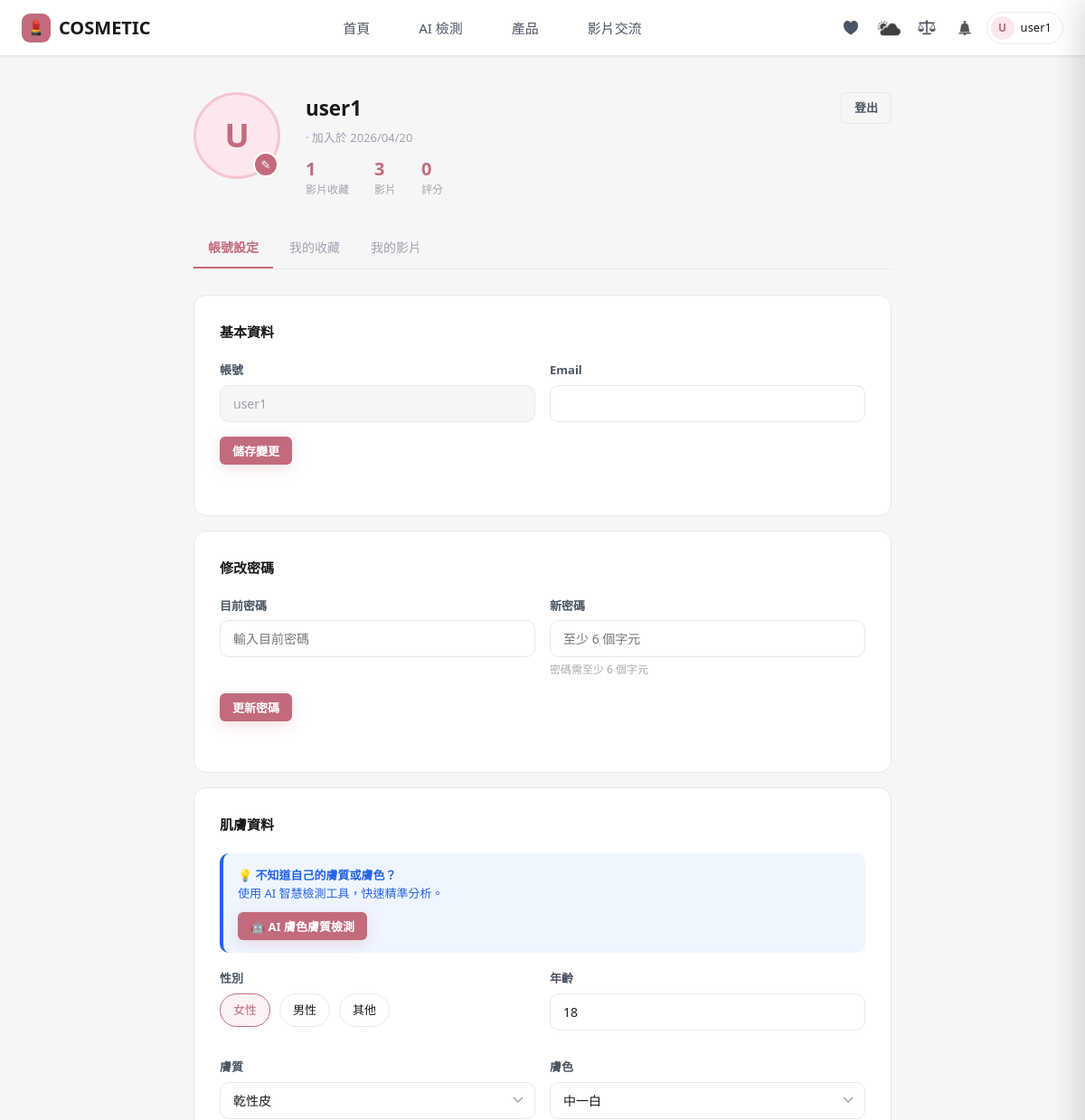
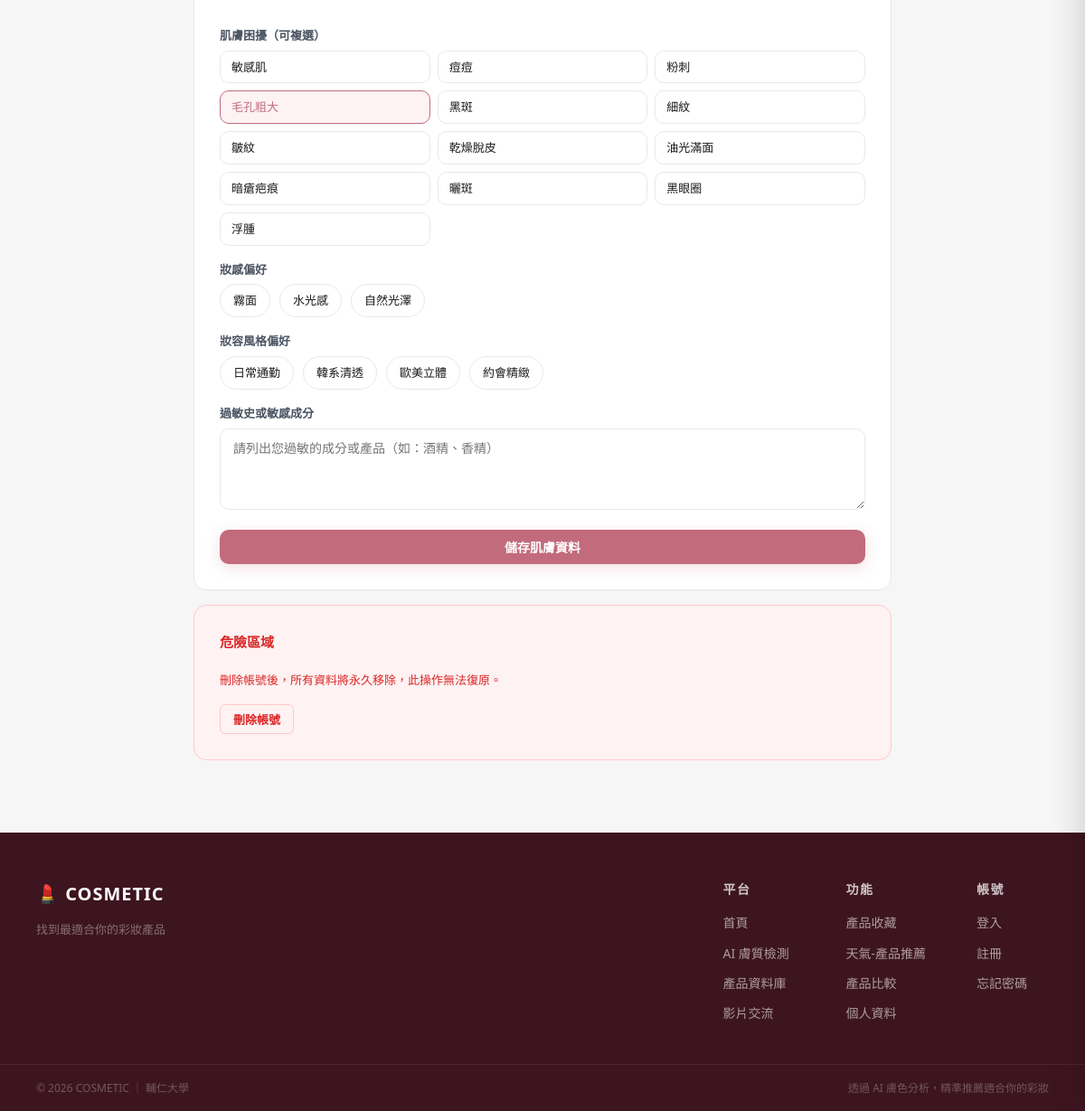
/New-SA/首頁/profile.php (signed in), run on the app's committed database (2 pictures, top to bottom).
### tables this page shows
CREATE TABLE IF NOT EXISTS `users` (
  `id`                  INT(11)       NOT NULL AUTO_INCREMENT,
  `username`            VARCHAR(50)   NOT NULL,
  `email`               VARCHAR(255)  NOT NULL DEFAULT '',
  `email_verified`      TINYINT(1)    NOT NULL DEFAULT 0,
  `verification_code`   VARCHAR(10)   DEFAULT NULL,
  `verification_expiry` DATETIME      DEFAULT NULL,
  `password`            VARCHAR(255)  NOT NULL,
  `role`                VARCHAR(10)   NOT NULL DEFAULT 'user',
  `status`              VARCHAR(20)   DEFAULT 'active',
  `suspended_at`        DATETIME      DEFAULT NULL,
  `reset_token`         VARCHAR(255)  DEFAULT NULL,
  `reset_expiry`        DATETIME      DEFAULT NULL,
  `created_at`          TIMESTAMP     NOT NULL DEFAULT CURRENT_TIMESTAMP,
   
  `gender`              VARCHAR(20)   DEFAULT NULL,
  `skin_type`           VARCHAR(50)   DEFAULT NULL,
  `skin_tone`           VARCHAR(50)   DEFAULT NULL,
  `skin_concerns`       TEXT          DEFAULT NULL,
  `age`                 INT(11)       DEFAULT NULL,
  `allergies`           TEXT          DEFAULT NULL,
  `avatar_url`          TEXT          DEFAULT NULL,
  `makeup_finish`       VARCHAR(50)   DEFAULT NULL,
  `makeup_style`        VARCHAR(50)   DEFAULT NULL,
  `updated_at`          TIMESTAMP     NOT NULL DEFAULT CURRENT_TIMESTAMP ON UPDATE CURRENT_TIMESTAMP,
   
  `weight_l`            FLOAT         DEFAULT 1.0,
  `weight_a`            FLOAT         DEFAULT 1.0,
  `weight_b`            FLOAT         DEFAULT 1.0,
  PRIMARY KEY (`id`),
  UNIQUE KEY `username` (`username`)
);

CREATE TABLE IF NOT EXISTS `user_profiles` (
  `id`            int(11)      NOT NULL AUTO_INCREMENT,
  `username`      varchar(100) NOT NULL,
  `gender`        varchar(10)  DEFAULT NULL,
  `skin_type`     varchar(50)  DEFAULT NULL,
  `skin_tone`     varchar(50)  DEFAULT NULL,
  `skin_concerns` text         DEFAULT NULL,
  `age`           int(11)      DEFAULT NULL,
  `allergies`     text         DEFAULT NULL,
  `created_at`    timestamp    NOT NULL DEFAULT current_timestamp(),
  `updated_at`    timestamp    NOT NULL DEFAULT current_timestamp() ON UPDATE current_timestamp(),
  PRIMARY KEY (`id`),
  UNIQUE KEY `username` (`username`)
);

### New-SA/首頁/profile.php (the view, shortened to what this page needs)
<?php
require __DIR__ . '/../db.php';
$stmt = $pdo->prepare("SELECT id, username, email, created_at FROM users WHERE username = ?");
$stmt->execute([$_SESSION['user']]);
$userRow = $stmt->fetch(PDO::FETCH_ASSOC) ?: [];
$stmt = $pdo->prepare("SELECT * FROM user_profiles WHERE username = ?");
$stmt->execute([$_SESSION['user']]);
$profileRow = $stmt->fetch(PDO::FETCH_ASSOC) ?: [];
$profile = array_merge($userRow, $profileRow);
$currentEmail = $userRow['email'] ?? '';
$joinedAt     = $userRow['created_at'] ?? '';
$joinedFmt    = $joinedAt ? date('Y/m/d', strtotime($joinedAt)) : '';
try {
    $s = $pdo->prepare("SELECT COUNT(*) FROM likes WHERE user_id = ?");
    $s->execute([$_SESSION['user']]); $statLikes = (int)$s->fetchColumn();
} catch(Exception $e) { $statLikes = 0; }
try {
    $s = $pdo->prepare("SELECT COUNT(*) FROM videos WHERE uploaded_by = ? AND is_active = 1");
    $s->execute([$_SESSION['user']]); $statVideos = (int)$s->fetchColumn();
} catch(Exception $e) { $statVideos = 0; }
try {
    $s = $pdo->prepare("SELECT COUNT(*) FROM product_ratings WHERE username = ?");
    $s->execute([$_SESSION['user']]); $statRatings = (int)$s->fetchColumn();
} catch(Exception $e) { $statRatings = 0; }
$skinTypeLegacyMap = ['乾燥肌'=>'乾性皮','油性肌'=>'油性皮','混合肌'=>'混油皮','混合偏乾'=>'混乾皮','中性肌'=>'中性皮','敏感性肌'=>'敏感肌'];
$profileSkinType = $profile['skin_type'] ?? '';
if (isset($skinTypeLegacyMap[$profileSkinType])) $profileSkinType = $skinTypeLegacyMap[$profileSkinType];
$skinToneLegacyMap = ['中等淺'=>'中一白','偏白'=>'中二白','偏深'=>'黃三白','中等'=>'黃一白'];
$profileSkinTone = $profile['skin_tone'] ?? '';
if (isset($skinToneLegacyMap[$profileSkinTone])) $profileSkinTone = $skinToneLegacyMap[$profileSkinTone];
$skinTypes = ['乾性皮','混乾皮','中性皮','混油皮','油性皮','敏感肌'];
$skinTones = ['中一白','中二白','中三白','中性冷一白','中性冷二白','中性暖一白','中性暖二白','偏紅冷一白','偏紅冷二白','偏紅暖一白','偏紅暖二白','偏綠冷一白','偏綠冷二白','偏綠暖一白','偏綠暖二白','橄欖一白','橄欖二白','橄欖三白','粉一白','粉二白','粉三白','黃一白','黃二白','黃三白'];
$skinConcernsList = ['敏感肌','痘痘','粉刺','毛孔粗大','黑斑','細紋','皺紋','乾燥脫皮','油光滿面','暗瘡疤痕','曬斑','黑眼圈','浮腫'];
$makeupFinishList = ['霧面','水光感','自然光澤'];
$makeupStyleList  = ['日常通勤','韓系清透','歐美立體','約會精緻'];
$userInitial = mb_strtoupper(mb_substr($_SESSION['user'], 0, 1));
?>
<!DOCTYPE html>
<html lang="zh-Hant">
<head>
  <link rel="stylesheet" href="style.css">
</head>
<body>
<?php include __DIR__ . '/../header.php'; ?>
<div class="profile-wrap">
  <div class="profile-header">
    <label for="avatarInput" class="profile-avatar-wrap" title="點擊更換頭貼" style="cursor:pointer;">
      <div class="profile-avatar" id="avatarCircle">
        <span id="avatarInitial"><?= $userInitial ?></span>
      </div>
      <div class="avatar-edit-icon" id="avatarEditIcon">✎</div>
    </label>
    <div class="profile-info">
      <div class="profile-name"><?= htmlspecialchars($_SESSION['user']) ?></div>
      <div class="profile-meta"><?= htmlspecialchars($currentEmail) ?><?= $joinedFmt ? ' · 加入於 '.$joinedFmt : '' ?></div>
      <div class="profile-stats">
        <div class="profile-stat"><div class="profile-stat-num"><?= $statLikes ?></div><div class="profile-stat-label">影片收藏</div></div>
        <div class="profile-stat"><div class="profile-stat-num"><?= $statVideos ?></div><div class="profile-stat-label">影片</div></div>
        <div class="profile-stat"><div class="profile-stat-num"><?= $statRatings ?></div><div class="profile-stat-label">評分</div></div>
      </div>
    </div>
    <div style="flex-shrink:0;">
      <a href="logout.php" class="btn btn-outline btn-sm">登出</a>
    </div>
  </div>
  <div class="profile-tabs">
    <button class="profile-tab active" onclick="switchTab(0,this)">帳號設定</button>
    <button class="profile-tab" onclick="switchTab(1,this)">我的收藏</button>
    <button class="profile-tab" onclick="switchTab(2,this)">我的影片</button>
  </div>
  <div id="tab0">
    <div class="setting-card">
      <h3>基本資料</h3>
      <div class="setting-row">
        <div class="form-group">
          <label class="form-label">帳號</label>
          <input class="form-input" value="<?= htmlspecialchars($_SESSION['user']) ?>" readonly style="background:var(--bg);color:var(--text-3);">
        </div>
        <div class="form-group">
          <label class="form-label">Email</label>
          <input class="form-input" id="emailField" type="email" value="<?= htmlspecialchars($currentEmail) ?>">
        </div>
      </div>
      <button class="btn btn-primary btn-sm" onclick="saveEmail()">儲存變更</button>
      <div class="inline-msg" id="emailMsg"></div>
    </div>
    <div class="setting-card">
      <h3>修改密碼</h3>
      <div class="setting-row">
        <div class="form-group">
          <label class="form-label">目前密碼</label>
          <input class="form-input" id="pwdCurrent" type="password" placeholder="輸入目前密碼">
        </div>
        <div class="form-group">
          <label class="form-label">新密碼</label>
          <input class="form-input" id="pwdNew" type="password" placeholder="至少 6 個字元">
          <div style="font-size:12px;color:#aaa;margin-top:4px;">密碼需至少 6 個字元</div>
        </div>
      </div>
      <button class="btn btn-primary btn-sm" onclick="savePwd()">更新密碼</button>
      <div class="inline-msg" id="pwdMsg"></div>
    </div>
    <div class="setting-card">
      <h3>肌膚資料</h3>
      <form id="skinForm" method="post" onsubmit="saveSkinForm(event)">
        <div class="ai-tip">
          <p><strong>💡 不知道自己的膚質或膚色？</strong><br>使用 AI 智慧檢測工具，快速精準分析。</p>
          <button type="button" onclick="openAITest()" class="btn btn-primary btn-sm">🤖 AI 膚色膚質檢測</button>
        </div>
        <div class="setting-row" style="margin-bottom:14px;">
          <div class="form-group">
            <label class="form-label">性別</label>
            <div class="radio-row">
              <?php foreach (['女性','男性','其他'] as $g): ?>
                <label class="radio-pill">
                  <?= $g ?>
                </label>
              <?php endforeach; ?>
            </div>
          </div>
          <div class="form-group">
            <label class="form-label">年齡</label>
            <input class="form-input" type="number" name="age" min="10" max="100" placeholder="請輸入年齡" value="<?= htmlspecialchars($profile['age'] ?? '') ?>">
          </div>
        </div>
        <div class="setting-row" style="margin-bottom:14px;">
          <div class="form-group">
            <label class="form-label">膚質</label>
            <select class="form-input" name="skin_type">
              <?php foreach ($skinTypes as $st): ?>
                <option value="<?= $st ?>" <?= $profileSkinType === $st ? 'selected' : '' ?>><?= $st ?></option>
              <?php endforeach; ?>
            </select>
          </div>
          <div class="form-group">
            <label class="form-label">膚色</label>
            <select class="form-input" name="skin_tone">
              <?php foreach ($skinTones as $st): ?>
                <option value="<?= $st ?>" <?= $profileSkinTone === $st ? 'selected' : '' ?>><?= $st ?></option>
              <?php endforeach; ?>
            </select>
          </div>
        </div>
        <div class="form-group">
          <label class="form-label">肌膚困擾（可複選）</label>
          <div class="checkbox-grid">
            <?php foreach ($skinConcernsList as $c): ?>
              <label class="check-pill">
                <?= $c ?>
              </label>
            <?php endforeach; ?>
          </div>
        </div>
        <div class="form-group" style="margin-top:14px;">
          <label class="form-label">妝感偏好</label>
          <div class="radio-row">
            <?php foreach ($makeupFinishList as $f): ?>
              <label class="radio-pill">
                <?= $f ?>
              </label>
            <?php endforeach; ?>
          </div>
        </div>
        <div class="form-group" style="margin-top:14px;">
          <label class="form-label">妝容風格偏好</label>
          <div class="radio-row">
            <?php foreach ($makeupStyleList as $s): ?>
              <label class="radio-pill">
                <?= $s ?>
              </label>
            <?php endforeach; ?>
          </div>
        </div>
        <div class="form-group" style="margin-top:14px;">
          <label class="form-label">過敏史或敏感成分</label>
          <textarea class="form-input" name="allergies" placeholder="請列出您過敏的成分或產品（如：酒精、香精）"><?= htmlspecialchars($profile['allergies'] ?? '') ?></textarea>
        </div>
        <button type="submit" name="save_profile" class="btn btn-primary" style="width:100%;">儲存肌膚資料</button>
      </form>
    </div>
    <div class="setting-card danger-zone">
      <h3>危險區域</h3>
      <p style="font-size:13px;color:var(--red);margin-bottom:16px;">刪除帳號後，所有資料將永久移除，此操作無法復原。</p>
      <button class="btn btn-danger btn-sm" onclick="openDeleteModal()">刪除帳號</button>
    </div>
  </div>
</div>
<?php include __DIR__ . '/../footer.php'; ?>
</body>
</html>

### New-SA/shared.css (style rules this page uses)
:root { --rose: #c26b7c; --rose-h: #b05a6c; --rose-50: #fdf2f4; --rose-100: #fce7ec; --rose-200: #f5c6d0; --text: #1a1a1a; --text-2: #4b5563; --text-3: #9ca3af; --bg: #f7f6f6; --card: #ffffff; --border: #e8e8e8; --green: #16a34a; --green-bg: #f0fdf4; --green-border: #bbf7d0; --red: #dc2626; --red-bg: #fef2f2; --red-border: #fecaca; --yellow: #d97706; --yellow-bg:#fffbeb; --yellow-border:#fde68a; --blue: #2563eb; --blue-bg: #eff6ff; --shadow-sm: 0 1px 3px rgba(0,0,0,.06); --shadow: 0 4px 16px rgba(0,0,0,.08); --shadow-lg: 0 12px 32px rgba(0,0,0,.12); --shadow-rose:0 4px 16px rgba(194,107,124,.22); --r-sm: 6px; --r: 10px; --r-lg: 14px; --r-xl: 20px; --r-full: 9999px; --t: .18s ease; --max-w: 1200px; --header-h: 62px; }
*, *::before, *::after { box-sizing: border-box; margin: 0; padding: 0; }
html { scroll-behavior: smooth; }
body { font-family: system-ui, -apple-system, "Segoe UI", "PingFang TC", "Microsoft JhengHei", "Noto Sans TC", sans-serif; background: var(--bg); color: var(--text); font-size: 14px; line-height: 1.6; -webkit-font-smoothing: antialiased; }
a { color: inherit; text-decoration: none; }
button { font-family: inherit; cursor: pointer; }
.btn { display: inline-flex; align-items: center; justify-content: center; gap: 6px; padding: 9px 20px; border-radius: var(--r); font-size: 14px; font-weight: 600; border: none; transition: all var(--t); cursor: pointer; white-space: nowrap; font-family: inherit; }
.btn-sm { padding: 6px 14px; font-size: 13px; border-radius: var(--r-sm); }
.btn-primary { background: var(--rose); color: white; box-shadow: var(--shadow-rose); }
.btn-outline { background: transparent; color: var(--text-2); border: 1px solid var(--border); }
.btn-danger { background: var(--red-bg); color: var(--red); border: 1px solid var(--red-border); }
.form-group { margin-bottom: 16px; }
.form-label { display: block; font-size: 13px; font-weight: 600; color: var(--text-2); margin-bottom: 6px; }
.form-input { width: 100%; padding: 10px 14px; border: 1.5px solid var(--border); border-radius: var(--r); font-size: 14px; font-family: inherit; color: var(--text); background: var(--card); transition: border var(--t); outline: none; }
textarea.form-input { resize: vertical; min-height: 90px; }
select.form-input { appearance: none; background-repeat: no-repeat; background-position: right 12px center; padding-right: 36px; }
.btn-primary { position: relative; overflow: hidden; }
.btn-primary::after { content: ''; position: absolute; inset: 0; background: linear-gradient(105deg, transparent 35%, rgba(255,255,255,.28) 50%, transparent 65%); transform: translateX(-100%); transition: transform .45s ease; pointer-events: none; }

### data on the page
users: created_at "2026/04/20"
user_profiles: age "18", skin_type "乾性皮", skin_tone "中一白"

### other printed values
$_initial "U"
$_SESSION['user'] "user1"
$userInitial "U"
$statLikes "1"
$statVideos "3"
$statRatings "0"
$g "女性"
$g "男性"
$g "其他"
$c "敏感肌"
$c "痘痘"
$c "粉刺"
$c "毛孔粗大"
$c "黑斑"
$c "細紋"
